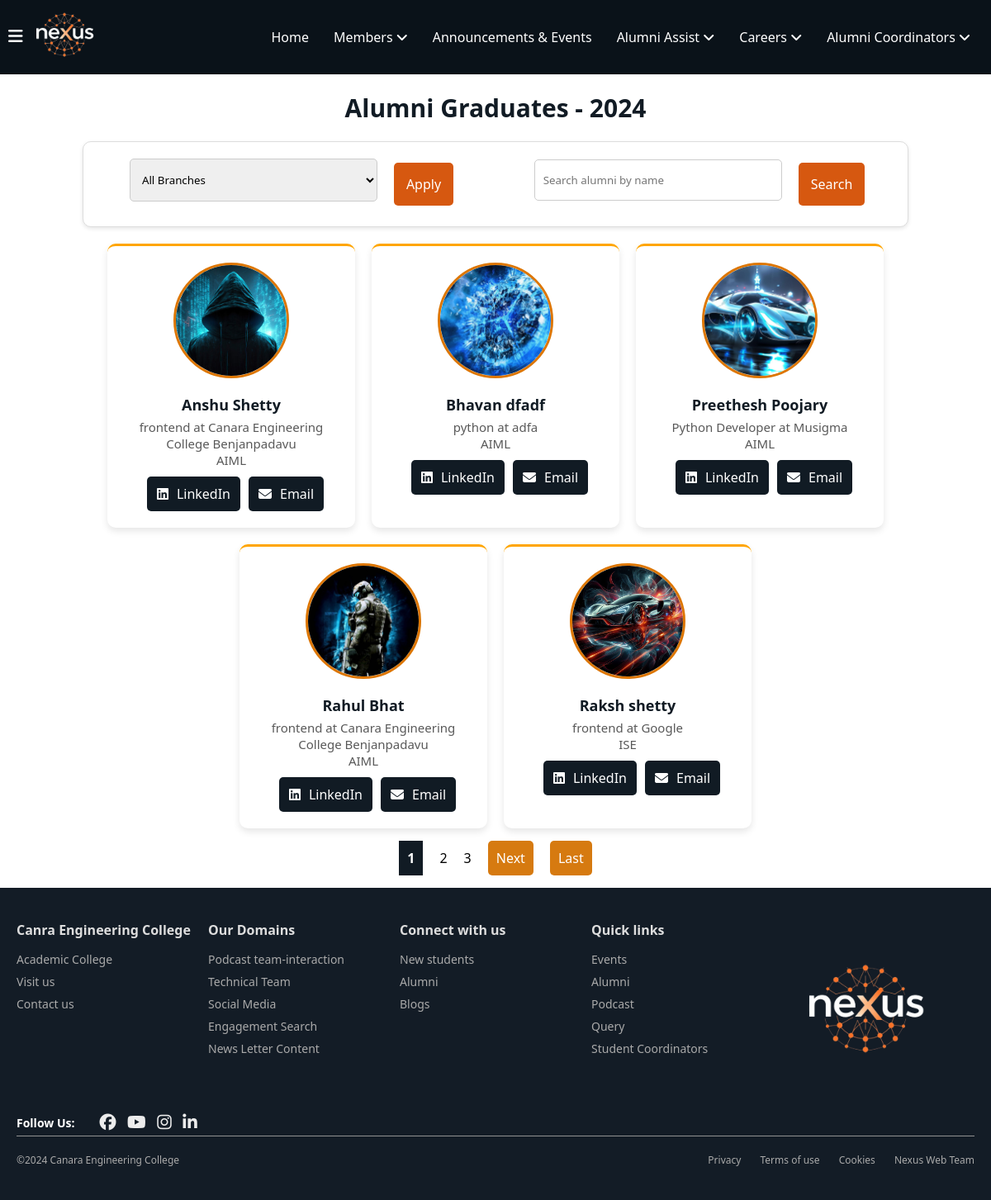
Page /alumni/alumni/2024/ (signed in) on the earlier database version.
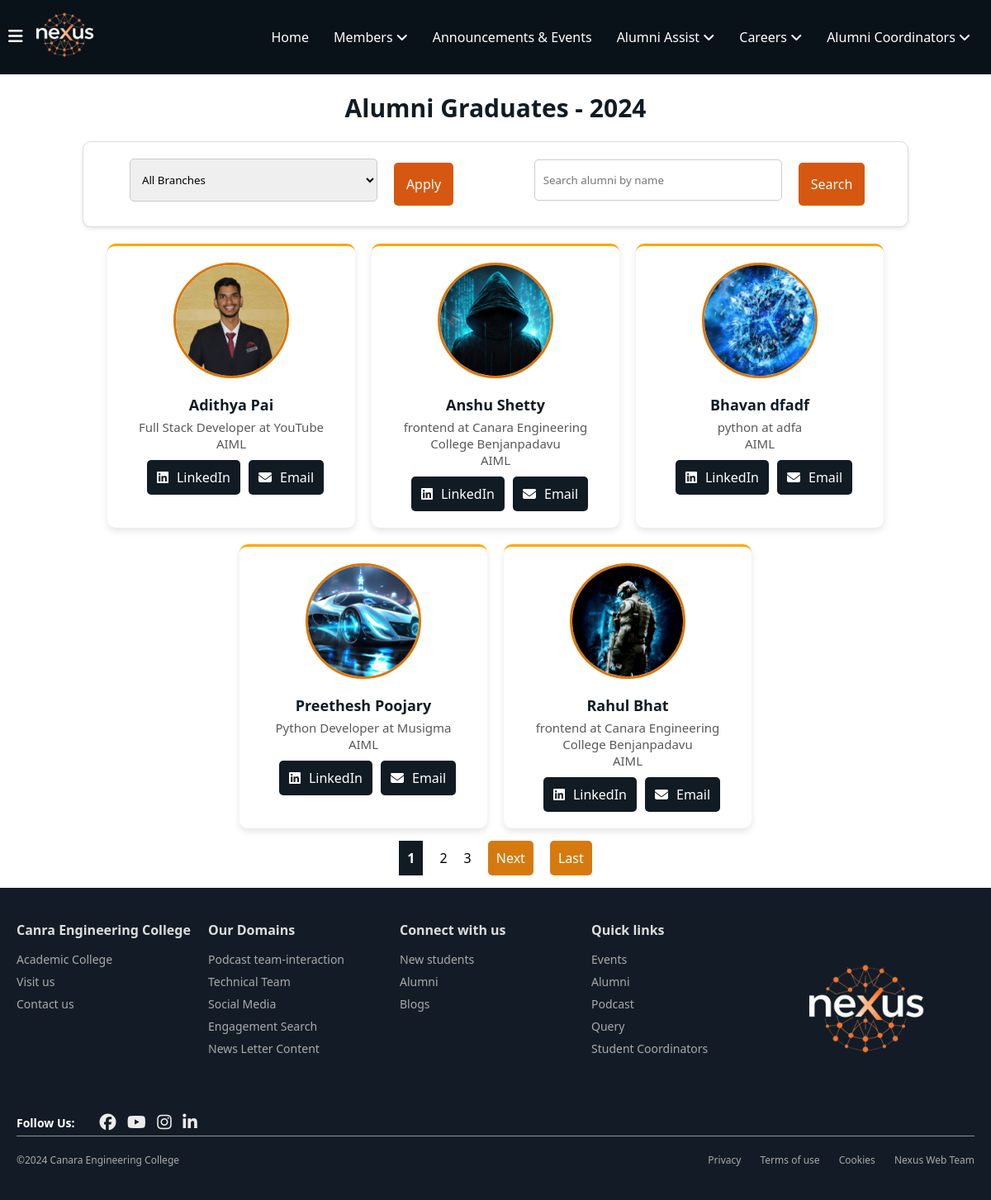
Same page on the later database version.
### alumni_details/models.py (models this page shows, shortened)
class Alumni(models.Model):
    alumni_id = models.AutoField(primary_key=True)
    user = models.OneToOneField(User, on_delete=models.CASCADE, related_name="alumni_profile")
    first_name = models.CharField(max_length=100, db_index=True)
    last_name = models.CharField(max_length=100, db_index=True)
    phone_number = models.CharField(max_length=15, blank=True, null=True)  # Allows optional phone number
    graduation_year = models.IntegerField(db_index=True)  # Added index for graduation year
    location = models.CharField(max_length=255, blank=True, null=True)  # Optional location
    job_location=models.CharField(max_length=255,blank=True,null=True,db_index=True)
    profile_picture = models.ImageField(upload_to='photos/', blank=True, null=True, default='photos/default.png', validators=[validate_image_size])  # Add validator here
    batch = models.CharField(max_length=10)
    usn = models.CharField(max_length=20, unique=True)
    linkedin_url = models.URLField(max_length=255, blank=True, null=True)  # Optional LinkedIn URL
    facebook_url = models.URLField(max_length=255, blank=True, null=True)  # Optional Facebook URL
    instagram_url = models.URLField(max_length=255, blank=True, null=True)  # Optional Instagram URL
    twitter_url = models.URLField(max_length=255, blank=True, null=True)  # Optional Twitter URL
    youtube_url = models.URLField(max_length=255, blank=True, null=True)  # Optional YouTube URL
    current_position = models.CharField(max_length=255, db_index=True, null=True)
    branch = models.CharField(max_length=100, db_index=True)  # Added index for branch
    company_name = models.CharField(max_length=255, db_index=True, null=True)  # Added index for company name
    bio = models.TextField(blank=True, null=True)  # Optional bio
    achievements = models.TextField(blank=True, null=True)  # Optional achievements
    dob = models.DateField()
    is_alumni = models.BooleanField(default=True)
    personal_email = models.EmailField(blank=True, null=True, unique=True)  # Add personal email field
    class Meta:
        indexes = [
            models.Index(fields=['first_name']),
            models.Index(fields=['last_name']),
            models.Index(fields=['current_position']),
            models.Index(fields=['graduation_year']),  # Index for faster filtering by graduation year
            models.Index(fields=['branch']),  # Index for faster filtering by branch
            models.Index(fields=['company_name']),  # Index for faster filtering by company name
            models.Index(fields=['job_location'])
        ]

### alumni_details/views.py (the view)
# urls.py: path('alumni/<int:graduation_year>/', views.alumni_by_year, name='alumni_by_year'),
@login_required_with_message
def alumni_by_year(request, graduation_year):
    branches = Alumni.objects.values_list('branch', flat=True).distinct()
    selected_branch = request.GET.get('branch', '')
    if 'graduation_year' in request.GET and request.GET['graduation_year']:
        graduation_year = int(request.GET.get('graduation_year'))
        return redirect('alumni_by_year', graduation_year=graduation_year)
    alumni = Alumni.objects.filter(graduation_year=graduation_year).order_by('first_name')  # Alphabetical order
    if selected_branch:
        alumni = alumni.filter(branch=selected_branch)
    page = request.GET.get('page', 1)  # Default to page 1
    paginator = Paginator(alumni, 5)  # Show 5 alumni profiles per page
    try:
        alumni_page = paginator.page(page)
    except:
        alumni_page = paginator.page(1)  # In case of an invalid page number
    graduation_years = Alumni.objects.values_list('graduation_year', flat=True).distinct()
    return render(request, 'alumni_details/alumni_by_year.html', {
        'alumni': alumni_page,  # Send the paginated alumni profiles
        'current_year': graduation_year,
        'graduation_year': graduation_year,
        'graduation_years': graduation_years,
        'branches': branches,  # For the branch filter dropdown
        'selected_branch': selected_branch,  # To keep track of the selected branch
        'paginator': paginator,  # Pass the paginator object for future navigation
    })

### alumni_details/templates/alumni_details/alumni_by_year.html (shortened to what this page needs)
{% extends 'home/layout.html' %}
{% load static %}
{% block content %}
<h1 class="alumnigraduate-heading">Alumni Graduates - {{ graduation_year }}</h1>
<div class="search-filter">
    <form method="get" action="" class="filter">
        <select id="branch" name="branch">
            <option value="">All Branches</option>
        </select>
        <button type="submit">Apply</button>
    </form>
    <form method="GET" action="{% url 'alumni_search' %}" class="search">
        <input type="text" name="alumni" id="alumni" placeholder="Search alumni by name">
        <button type="submit">Search</button>
    </form>
</div>
<div class="alumni-profiles">
    {% for alumni in alumni %}
        <div class="alumni-profile">
            <a href="{% url 'public_alumni_profile' alumni.alumni_id %}">
            <img src="{% if alumni.profile_picture %}{{ alumni.profile_picture.url }}{% else %}{% static 'alumni_details/assets/default.png' %}{% endif %}" alt="{% if alumni.profile_picture %}{{ alumni.first_name }}'s Profile Picture{% else %}Default Profile Picture{% endif %}" width="100" height="100">
            <p class="name" >{{ alumni.first_name }} {{ alumni.last_name }}</p>
            <p class="job">{{ alumni.current_position }} at {{ alumni.company_name }}</p>
            <p class="job">{{ alumni.branch}}</p>
            <div class="connec-btn">
                <button class="connect-btn"><i class="fa-brands fa-linkedin"></i><a href="{{ alumni.linkedin_url }}" target="_blank">LinkedIn</a></button>
                <button class="connect-btn"><i class="fa-solid fa-envelope"></i><a href="#">Email</a></button>
            </div>
        </a>
        </div>
    {% empty %}
        <p>No alumni found for this graduation year and branch.</p>
    {% endfor %}
</div>
<div class="pagination">
    {% for page_num in alumni.paginator.page_range %}
        {% if page_num == alumni.number %}
            <strong style="padding: 10px; background-color: #111b24; color: white;">{{ page_num }}</strong>
        {% else %}
            <a href="?page={{ page_num }}&branch={{ selected_branch }}">{{ page_num }}</a>
        {% endif %}
    {% endfor %}
    {% if alumni.has_next %}
        <a href="?page={{ alumni.next_page_number }}&branch={{ selected_branch }}" class="next-prev">Next</a>
        <a href="?page={{ alumni.paginator.num_pages }}&branch={{ selected_branch }}" class="next-prev">Last</a>
    {% endif %}
</div>
{% endblock %} -->

### home/templates/home/layout.html (shortened to what this page needs)
{% load static %}
<!DOCTYPE html>
<html lang="en">
<head>
    <link rel="stylesheet" href="{% static 'home/navbar.css' %}">
</head>
<body>
    <header>
        <nav>
            <div class="left">
                <div class="menu" id="menuBtn" onclick="toggleSidebar()">
                    <i class="fa-solid fa-bars"></i>
                </div>
                <div class="logo">
                    <img src="{% static 'home/assets/Nexus_logo-removebg-preview-1.png'%}" alt="nexus logo" class="nav-logo">
                </div>
            </div>
            <div class="nav-ele" id="navEle">
                <ul>
                    <li><a href="{% url 'home'%}">Home</a></li>
                    <li class="dropdown">
                        Members <i class="fa fa-angle-down"></i>
                    </li>
                    <li><a href="{% url 'event_list' %}">Announcements & Events</a> </li>
                    <li class="dropdown">
                        Alumni Assist <i class="fa fa-angle-down"></i>
                    </li>
                    <li class="dropdown">
                        Careers <i class="fa fa-angle-down"></i>
                    </li>
                    <li class="dropdown">
                        Alumni Coordinators <i class="fa fa-angle-down"></i>
                    </li>
                </ul>
            </div>
        </nav>
    </header>
        {% block content %}
        {% endblock %}
    <footer class="footer">
        <div class="container">
            <div class="footer-columns">
                <div class="column">
                    <h5>Canra Engineering College</h5>
                    <ul>
                        <li><a href="https://www.canaraengineering.in">Academic College</a></li>
                        <li><a href="https://www.canaraengineering.in">Visit us</a></li>
                        <li><a href="">Contact us</a></li>
                    </ul>
                </div>
                <div class="column">
                    <h5>Our Domains</h5>
                    <ul>
                        <li><a href="#">Podcast team-interaction</a></li>
                        <li><a href="#">Technical Team</a></li>
                        <li><a href="#">Social Media</a></li>
                        <li><a href="#">Engagement Search</a></li>
                        <li><a href="#">News Letter Content</a></li>
                    </ul>
                </div>
                <div class="column">
                    <h5>Connect with us</h5>
                    <ul>
                        <li><a href="#">New students</a></li>
                        <li><a href="#">Alumni</a></li>
                        <li><a href="#">Blogs</a></li>
                    </ul>
                </div>
                <div class="column">
                    <h5>Quick links</h5>
                    <ul>
                        <li><a href="#">Events</a></li>
                        <li><a href="#">Alumni</a></li>
                        <li><a href="#">Podcast</a></li>
                        <li><a href="#">Query</a></li>
                        <li><a href="#">Student Coordinators</a></li>
                    </ul>
                </div>
                <div class="column foot-logo">
                    <img src="{% static 'home/assets/Nexus_logo-removebg-preview.png'%}" alt="Nexus Logo">
                </div>
            </div>
            <div class="footer-icons">
                <strong>Follow Us: </strong>
                <div class="social-icons">
                    <i class="fa-brands fa-facebook"></i>
                    <i class="fa-brands fa-youtube"></i>
                    <i class="fa-brands fa-instagram"></i>
                    <i class="fa-brands fa-linkedin-in"></i>
                </div>
            </div>
            <div class="footer-bottom">
                <p>&copy;2024 Canara Engineering College</p>
                <div class="footer-links">
                    <a href="#">Privacy</a>
                    <a href="#">Terms of use</a>
                    <a href="#">Cookies</a>
                    <a href="#">Nexus Web Team</a>
                </div>
            </div>
        </div>
    </footer>
</body>
</html>

### home/static/home/navbar.css (style rules this page uses)
* { margin: 0; padding: 0; box-sizing: border-box; font-family: 'Segoe UI', Tahoma, Geneva, Verdana, sans-serif; }
a { text-decoration: none; color: white; }
header { background-color: #0a1219; color: white; padding: 5px ; position: sticky; top: 0; left: 0; width: 100%; z-index: 1000; }
header nav { display: flex; justify-content: space-between; align-items: center; flex-wrap: wrap; padding: 5px; width: 100%; }
header nav .left { display: flex; align-items: center; }
nav .left .logo img { width: 100px; height: auto; }
.menu i { cursor: pointer; font-size: 20px; }
.nav-ele ul { list-style: none; margin: 0; padding: 0; display: flex; }
.nav-ele li { padding: 10px 15px; cursor: pointer; position: relative; }
nav ul li a { text-decoration: none; color: white; }
.footer { background-color: #131c26; color: white; padding: 40px 20px; font-size: 14px; z-index: 999; }
.footer .container { max-width: 1200px; margin: 0 auto; }
.footer-columns { display: flex; justify-content: space-between; margin-bottom: 30px; }
.column { flex: 1; }
.column h5 { font-size: 16px; margin-bottom: 15px; color: #ddd; }
.column ul { list-style: none; padding: 0; }
.column ul li { margin-bottom: 8px; }
.column ul li a { color: #aaa; text-decoration: none; font-size: 14px; }
.footer-bottom { display: flex; justify-content: space-between; align-items: center; border-top: 1px solid #919191; padding-top: 20px; font-size: 12px; color: #aaa; }
.footer-bottom p { margin: 0; }
.foot-logo img { max-width: 200px; }
.footer-links a { margin-left: 20px; color: #aaa; text-decoration: none; }
.footer-icons { margin: 5px auto; display: flex; align-items: center; gap: 20px; }
.footer-icons .social-icons i { margin-left: 10px; font-size: 20px; color: #ececec; cursor: pointer; }

### alumni_details/templates/alumni_details/alumni_by_year.html (style rules this page uses)
body { font-family: Arial, sans-serif; width: 100%; height: 100vh; }
.alumnigraduate-heading { font-size: 30px; color: #111b24; }
h1 { text-align: center; width: 100%; color: rgb(9, 40, 108); font-size: 30px; margin: 20px auto; max-width: 70%; }
.search-filter { display: flex; gap: 30px; align-items: center; justify-content: center; margin: 20px auto; padding: 20px; background-color: #ffffff; border: 1px solid #ddd; border-radius: 10px; max-width: 1000px; box-shadow: 0 2px 5px rgba(0, 0, 0, 0.1); }
.filter, .search { display: flex; align-items: center; justify-content: center; width: 100%; gap: 20px; }
select, input[type="text"] { padding: 15px 10px; width: 100%; max-width: 300px; margin-bottom: 10px; border: 1px solid #ccc; border-radius: 5px; }
button { padding: 15px 15px; background-color: #d65810; color: white; border: none; border-radius: 5px; cursor: pointer; font-size: 16px; }
.alumni-profiles { display: flex; flex-wrap: wrap; justify-content: center; gap: 20px; margin-top: 20px; }
.alumni-profile { background-color: #ffffff; border-top: 3px solid orange; border-radius: 10px; padding: 20px; box-shadow: 0 4px 8px rgba(0, 0, 0, 0.1); text-align: center; width: 300px; transition: transform 0.3s ease; }
.alumni-profile .name { font-size: 30px; font-weight: bold; color: #111b24; }
.alumni-profile .job { font-size: 15px; font-weight: lighter; color: #595959; }
.alumni-profile img { border-radius: 50%; object-fit: cover; margin-bottom: 15px; border: 3px solid #dd7600; width: 140px; height: 140px; }
.alumni-profile .name { font-size: 18px; font-weight: bold; margin-bottom: 5px; }
.connec-btn { display: flex; justify-content: center; align-items: center; gap: 10px; margin-top: 10px; }
.connect-btn { display: flex; align-items: center; background-color: #111b24; border: none; border-radius: 5px; padding: 10px 12px; cursor: pointer; text-decoration: none; transition: background-color 0.3s ease; gap: 10px; }
.connec-btn button a { text-decoration: none; color: white; }
.pagination { display: flex; justify-content: center; align-items: center; gap: 20px; margin: 5px; padding: 10px; }
.pagination .next-prev { background-color: #d67a10; padding: 10px; border-radius: 5px; color: white; }
.pagination a { color: black; }

Differences in the rows shown:
no longer on this page (row unchanged): Alumni: profile_picture (picture), first_name "Raksh", last_name "shetty", current_position "frontend", company_name "Google", branch "ISE"
now on this page (row edited): Alumni: profile_picture+first_name (picture), first_name "Adithya", last_name "Pai", current_position "Full Stack Developer", company_name "YouTube", branch "AIML"
